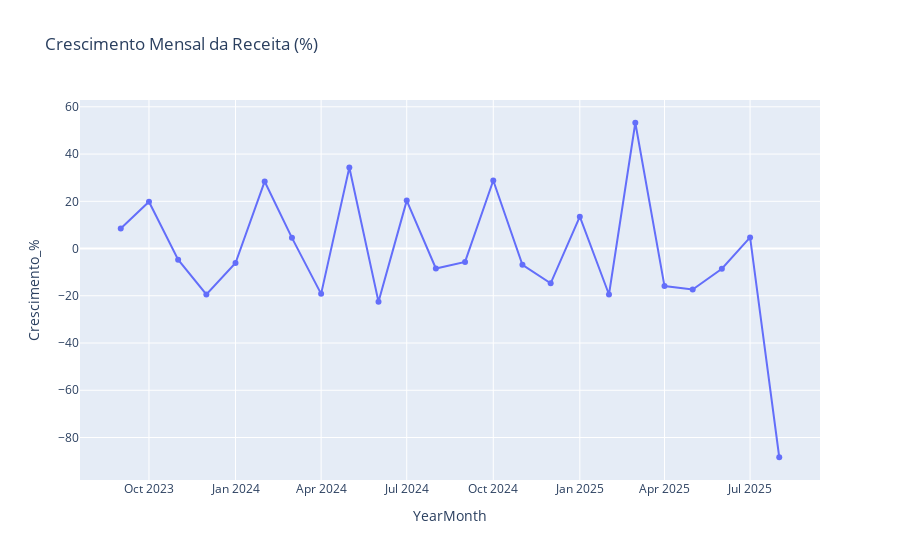

The cell this chart's notebook holds for it:
### Markdown cell above
**Insights para este KPI**

A estratégia para aumentar a frequência de compra deve ser aplicada de forma uniforme em todos os mercados, pois todos apresentam o mesmo problema. A rede precisa de ações que incentivem os clientes a fazer uma segunda compra dentro do período analisado.

Implementar campanhas de e-mail ou SMS para clientes que fizeram uma compra única, oferecendo um desconto para a segunda compra.

Criar um programa de pontos ou um sistema de recompensas que incentive a recorrência. Por exemplo, "faça 3 compras em um mês e ganhe um produto ou desconto exclusivo".

Oferecer um cupom de desconto na nota fiscal que só pode ser usado na próxima visita. Isso cria um motivo claro para o cliente retornar em breve.

### Code cell
df['Transaction_Date'] = pd.to_datetime(df['Transaction_Date'])


df['YearMonth'] = df['Transaction_Date'].dt.to_period('M').astype(str)


receita_mensal = df.groupby('YearMonth')['Final_Amount'].sum().reset_index()


receita_mensal['Crescimento_%']  = receita_mensal['Final_Amount'].pct_change() * 100


receita_mensal.dropna(inplace=True)

fig5 = px.line(
    receita_mensal,
    x="YearMonth",
    y="Crescimento_%",
    markers=True,
    title="Crescimento Mensal da Receita (%)"
)

fig5.show()

### Figure 1 — Plotly figure (JSON) as saved in the notebook; plotly's stock layout.template omitted (floating-point values rounded to 4 significant figures)
{"data": [{"hovertemplate": "YearMonth=%{x}<br>Crescimento_%=%{y}<extra></extra>", "legendgroup": "", "line": {"color": "#636efa", "dash": "solid"}, "marker": {"symbol": "circle"}, "mode": "markers+lines", "name": "", "orientation": "v", "showlegend": false, "type": "scatter", "x": ["2023-09", "2023-10", "2023-11", "2023-12", "2024-01", "2024-02", "2024-03", "2024-04", "2024-05", "2024-06", "2024-07", "2024-08", "2024-09", "2024-10", "2024-11", "2024-12", "2025-01", "2025-02", "2025-03", "2025-04", "2025-05", "2025-06", "2025-07", "2025-08"], "xaxis": "x", "y": [8.515, 19.84, -4.73, -19.43, -6.113, 28.4, 4.521, -19.19, 34.27, -22.54, 20.29, -8.451, -5.665, 28.79, -6.886, -14.72, 13.5, -19.45, 53.25, -15.89, -17.32, -8.542, 4.707, -88.36], "yaxis": "y"}], "layout": {"legend": {"tracegroupgap": 0}, "title": {"text": "Crescimento Mensal da Receita (%)"}, "xaxis": {"anchor": "y", "domain": [0, 1], "title": {"text": "YearMonth"}}, "yaxis": {"anchor": "x", "domain": [0, 1], "title": {"text": "Crescimento_%"}}}}
